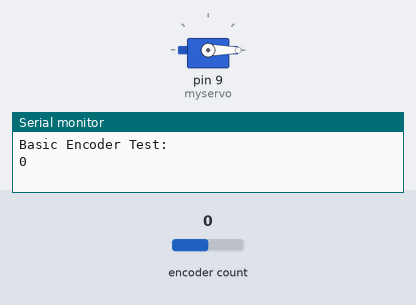
Recording of a sketch running on a simulated Arduino Uno, built with avr-gcc and run on an emulated ATmega328P. On the bench: servo, the last lines printed to the serial monitor. Inputs (shaded band) come from the test bench; at power-on: encoder count 0.

Above: at 1.2 s.
1.3 s: encoder count set to 1
At 1.7 s:
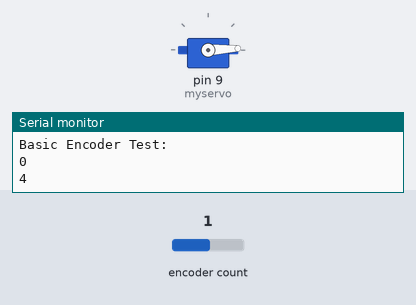
2.8 s: encoder count set to 2
At 3.9 s:
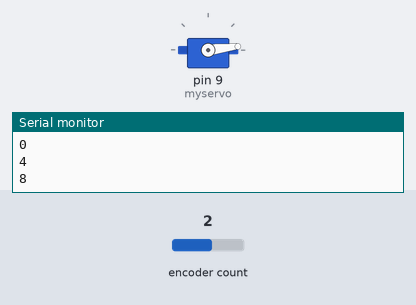
4.3 s: encoder count set to 6
At 5.0 s:
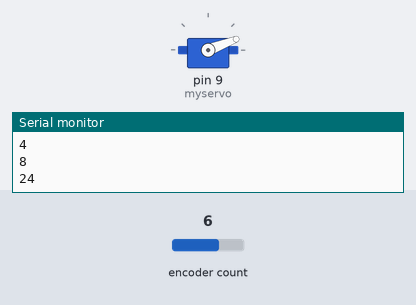
Timing chart, 0 to 7.3 s (numbered marks = the images above; inputs shaded):
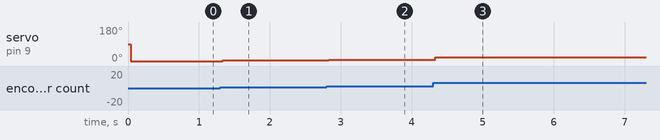

The sketch:

bt_servo_encoder_knob_ms.ino
```cpp
/*
 Controlling a servo position using a potentiometer (variable resistor)
 by Michal Rinott <http://people.interaction-ivrea.it/m.rinott>

 modified on 8 Nov 2013
 by Scott Fitzgerald
 http://www.arduino.cc/en/Tutorial/Knob
*/

#include <Servo.h>
#include <SoftwareSerial.h>
#include <Encoder.h>

SoftwareSerial BT(10, 11);
Servo myservo;  // create servo object to control a servo
Encoder myEnc(5, 6);

int potpin = 0;  // analog pin used to connect the potentiometer
int val;    // variable to read the value from the analog pin
int maxpos = 200;
int minpos = 0;
long newPosition;
long oldPosition  = -999;


void setup() {
  myservo.attach(9);  // attaches the servo on pin 9 to the servo object
  BT.begin(9600);
  BT.println("Hello from Arduino");
  Serial.begin(9600);
  Serial.println("Basic Encoder Test:");


}

void loop() {
  newPosition = myEnc.read();
  if (newPosition != oldPosition) {
    if (newPosition > maxpos){newPosition = maxpos;}
    if (newPosition < minpos){newPosition = minpos;}
    newPosition = constrain(newPosition,0,200);
    oldPosition = newPosition;
    Serial.println(newPosition);
  }
  BT.print("encoder=");
  BT.print(newPosition);
  newPosition = map(newPosition, 0, 200, 0, 180);
  BT.print("--uS=");
  BT.println(newPosition);
  myservo.write(newPosition);
  delay(15);
}
```

Measured:
- after the input at 1.3 s, servo on pin 9 (myservo): 0° → 3° at once
- after the input at 2.8 s, servo on pin 9 (myservo): 3° → 7° at once
- after the input at 4.3 s, servo on pin 9 (myservo): 7° → 21° at once
